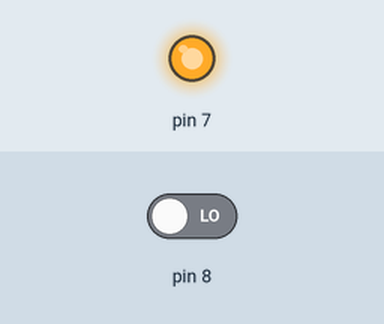
A sketch run on a simulated Arduino Uno, built with avr-gcc and run on an emulated ATmega328P. Parts: output pins drawn as LEDs (lit = HIGH). The test bench sets the inputs (shaded band); at power-on: pin 8 LOW. What the sketch prints to the serial monitor is not drawn.

Above: at 0.1 s.
Timing chart, 0 to 1.6 s (numbered marks = the images above):
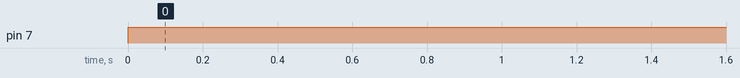

Measured:
- by itself, pin 7: LOW → HIGH at 0.00 s

The sketch:

wyj_cie0___1.ino
```cpp
void setup() {
pinMode(7, OUTPUT);
pinMode(8, INPUT);
Serial.begin(9600);
}

void loop() {
digitalWrite(7, HIGH);
int adas = digitalRead(8);
digitalWrite(8, adas);
Serial.println(adas);
}
```
